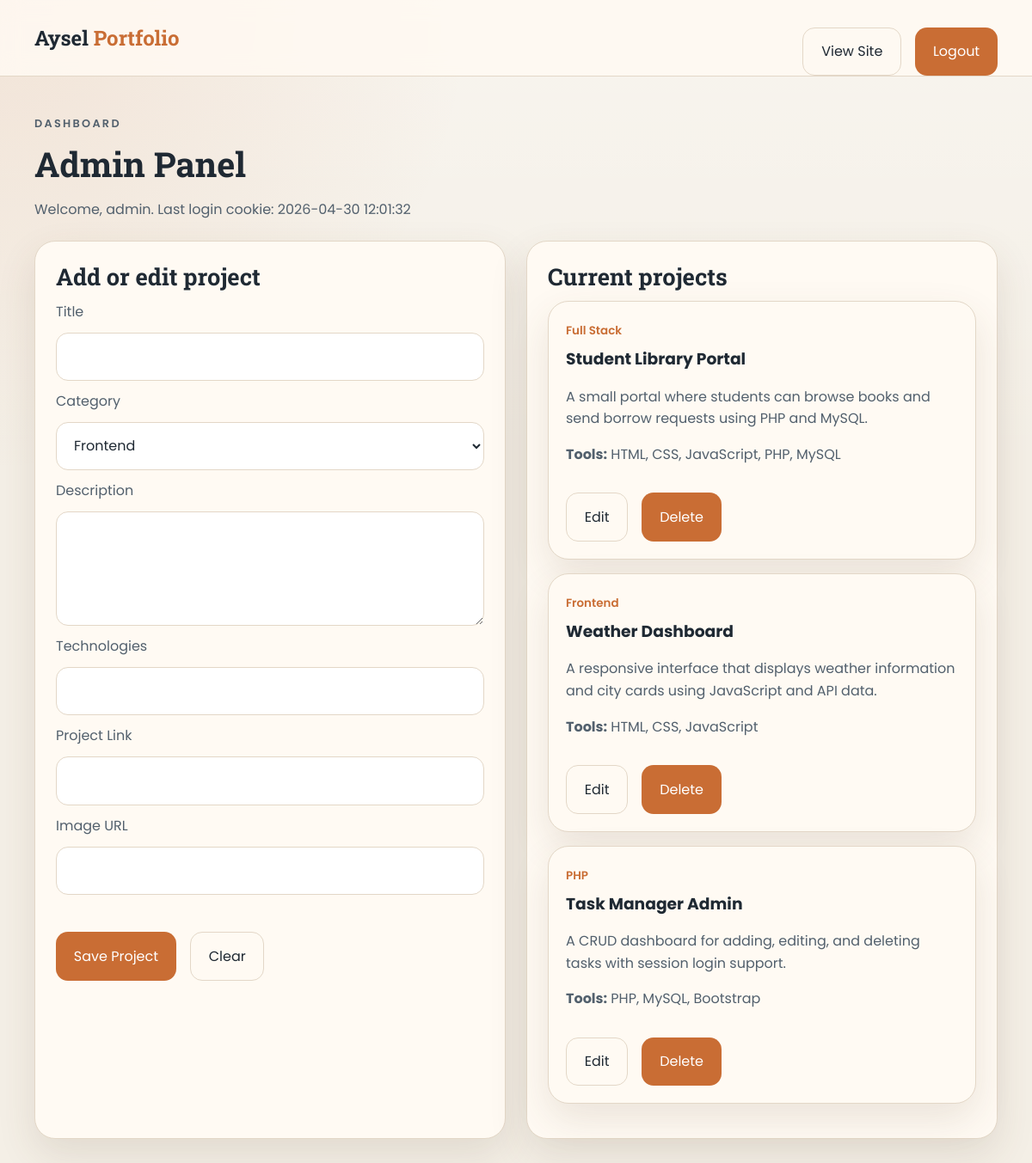
Page /admin.php (signed in) on the committed database.
### tables this page shows
CREATE TABLE projects (
    id INT AUTO_INCREMENT PRIMARY KEY,
    title VARCHAR(150) NOT NULL,
    category VARCHAR(50) NOT NULL,
    description TEXT NOT NULL,
    technologies VARCHAR(255) NOT NULL,
    project_link VARCHAR(255) NOT NULL,
    image_url VARCHAR(255) NOT NULL,
    created_at TIMESTAMP DEFAULT CURRENT_TIMESTAMP
);

### config.php (called while the page is built, shortened)
<?php
function escape_html(?string $value): string
{
    return htmlspecialchars((string) $value, ENT_QUOTES, 'UTF-8');
}

### admin.php (the view, shortened to what this page needs)
<?php
require_once __DIR__ . '/config.php';
$connection = get_db_connection();
$projectsResult = $connection->query('SELECT id, title, category, description, technologies, project_link, image_url FROM projects ORDER BY created_at DESC');
$projects = [];
if ($projectsResult) {
    while ($row = $projectsResult->fetch_assoc()) {
        $projects[] = $row;
    }
}
$lastLogin = $_COOKIE['last_admin_login'] ?? 'First login on this browser';
?>
<!DOCTYPE html>
<html lang="en">
<head>
    <link rel="stylesheet" href="style.css">
</head>
<body>
    <header class="site-header">
        <nav class="navbar container">
            <a class="brand" href="index.html">Aysel <span>Portfolio</span></a>
            <div class="hero-actions">
                <a class="button secondary" href="index.html">View Site</a>
                <a class="button primary" href="logout.php">Logout</a>
            </div>
        </nav>
    </header>
    <main class="section">
        <div class="container">
            <div class="section-heading">
                <p class="eyebrow">Dashboard</p>
                <h1 style="font-size: 2.5rem;">Admin Panel</h1>
                <p>Welcome, <?= escape_html($_SESSION['admin_username']) ?>. Last login cookie: <?= escape_html($lastLogin) ?></p>
            </div>
            <div class="skills-layout">
                <section class="card">
                    <h2 style="font-size: 1.7rem;">Add or edit project</h2>
                    <form id="admin-project-form" class="contact-form" action="api/project-save.php" method="post">
                        <label for="project-title">Title</label>
                        <input type="text" id="project-title" name="title" required>
                        <label for="project-category">Category</label>
                        <select id="project-category" name="category" required>
                            <option value="Frontend">Frontend</option>
                        </select>
                        <label for="project-description">Description</label>
                        <textarea id="project-description" name="description" rows="4" required></textarea>
                        <label for="project-technologies">Technologies</label>
                        <input type="text" id="project-technologies" name="technologies" required>
                        <label for="project-link">Project Link</label>
                        <input type="url" id="project-link" name="project_link" required>
                        <label for="project-image">Image URL</label>
                        <input type="url" id="project-image" name="image_url" required>
                        <div class="hero-actions">
                            <button class="button primary" type="submit">Save Project</button>
                            <button class="button secondary" type="button" id="reset-project-form">Clear</button>
                        </div>
                        <p id="admin-form-message" class="form-message" aria-live="polite"></p>
                    </form>
                </section>
                <section class="card">
                    <h2 style="font-size: 1.7rem;">Current projects</h2>
                    <div id="admin-project-list">
                        <?php foreach ($projects as $project): ?>
                            <article class="project-card" style="margin-bottom: 1rem;">
                                <div class="project-content">
                                    <span class="project-meta"><?= escape_html($project['category']) ?></span>
                                    <h3><?= escape_html($project['title']) ?></h3>
                                    <p><?= escape_html($project['description']) ?></p>
                                    <p><strong>Tools:</strong> <?= escape_html($project['technologies']) ?></p>
                                    <div class="hero-actions">
                                        <button
                                            class="button secondary edit-project-button"
                                            type="button"
                                            data-id="<?= (int) $project['id'] ?>"
                                            data-title="<?= escape_html($project['title']) ?>"
                                            data-category="<?= escape_html($project['category']) ?>"
                                            data-description="<?= escape_html($project['description']) ?>"
                                            data-technologies="<?= escape_html($project['technologies']) ?>"
                                            data-link="<?= escape_html($project['project_link']) ?>"
                                            data-image="<?= escape_html($project['image_url']) ?>"
                                        >
                                            Edit
                                        </button>
                                        <button class="button primary delete-project-button" type="button" data-id="<?= (int) $project['id'] ?>">Delete</button>
                                    </div>
                                </div>
                            </article>
                        <?php endforeach; ?>
                    </div>
                </section>
            </div>
        </div>
    </main>
</body>
</html>

### style.css (style rules this page uses)
:root { --bg: #f4efe6; --surface: #fffaf3; --surface-strong: #fff; --text: #1f2933; --muted: #52606d; --accent: #c96d34; --accent-dark: #93461a; --line: #e3d7c7; --success: #23613c; --error: #a33a2a; --shadow: 0 18px 45px rgba(92, 63, 38, 0.12); }
* { box-sizing: border-box; }
html { scroll-behavior: smooth; }
body { margin: 0; font-family: "Poppins", sans-serif; background: radial-gradient(circle at top left, rgba(201, 109, 52, 0.12), transparent 30%), linear-gradient(180deg, rgba(255, 255, 255, 0.35), transparent 40%), var(--bg); color: var(--text); line-height: 1.6; }
a { color: inherit; text-decoration: none; }
.container { width: min(1120px, calc(100% - 2rem)); margin: 0 auto; }
.site-header { position: sticky; top: 0; z-index: 1000; background: rgba(255, 250, 243, 0.85); backdrop-filter: blur(12px); border-bottom: 1px solid var(--line); }
.navbar { display: flex; align-items: center; justify-content: space-between; gap: 1rem; min-height: 78px; }
.brand { font-family: "Roboto Slab", serif; font-size: 1.5rem; font-weight: 700; }
.brand span { color: var(--accent); }
.theme-toggle, .menu-toggle, .button, button { border: none; cursor: pointer; font: inherit; }
.theme-toggle, .button.secondary { background: transparent; border: 1px solid var(--line); color: var(--text); }
.hero-grid, .about-grid, .contact-grid, .skills-layout { display: grid; gap: 1.5rem; }
.eyebrow { text-transform: uppercase; letter-spacing: 0.18em; font-size: 0.8rem; color: var(--accent); font-weight: 600; margin-bottom: 0.75rem; }
h1, h2, h3 { margin-top: 0; line-height: 1.2; }
h1, h2 { font-family: "Roboto Slab", serif; }
h1 { font-size: clamp(2.1rem, 4vw, 4.2rem); margin-bottom: 1rem; }
h2 { font-size: clamp(1.8rem, 3vw, 2.6rem); margin-bottom: 0.75rem; }
.hero-role, .hero-text, .section-heading p, .card p, .feature-list, .contact-points p, td, th, label, input, select, textarea { color: var(--muted); }
.hero-actions { display: flex; gap: 1rem; flex-wrap: wrap; margin-top: 2rem; }
.button { display: inline-flex; align-items: center; justify-content: center; padding: 0.9rem 1.3rem; border-radius: 14px; transition: transform 0.2s ease, background 0.2s ease, color 0.2s ease; }
.button.primary, button.button.primary, form button { background: var(--accent); color: #fff; }
.hero-card, .card, .status-box, .project-card { background: var(--surface); border: 1px solid var(--line); border-radius: 24px; box-shadow: var(--shadow); }
.hero-card, .card { padding: 1.5rem; }
.section { padding: 2rem 0 4rem; }
.section-heading { margin-bottom: 1.5rem; }
.about-grid, .contact-grid, .skills-layout { grid-template-columns: repeat(2, minmax(0, 1fr)); }
.filter-group select, input, select, textarea { width: 100%; background: var(--surface-strong); border: 1px solid var(--line); border-radius: 14px; padding: 0.9rem 1rem; font: inherit; color: var(--text); }
.project-card { overflow: hidden; }
.project-content { padding: 1.25rem; }
.project-meta { display: inline-block; margin-bottom: 0.75rem; font-size: 0.84rem; font-weight: 600; color: var(--accent); }
.contact-form { display: grid; gap: 0.7rem; }
.form-message { min-height: 1.5rem; margin: 0; font-weight: 600; }

### rows in the picture
projects: category "Full Stack", title "Student Library Portal", description "A small portal where students can browse books and send borrow requests using PHP and MySQL.", technologies "HTML, CSS, JavaScript, PHP, MySQL"
projects: category "Frontend", title "Weather Dashboard", description "A responsive interface that displays weather information and city cards using JavaScript and API data.", technologies "HTML, CSS, JavaScript"
projects: category "PHP", title "Task Manager Admin", description "A CRUD dashboard for adding, editing, and deleting tasks with session login support.", technologies "PHP, MySQL, Bootstrap"

### other values in the picture
escape_html($_SESSION['admin_username']) "admin"
escape_html($lastLogin) "2026-04-30 12:01:32"
